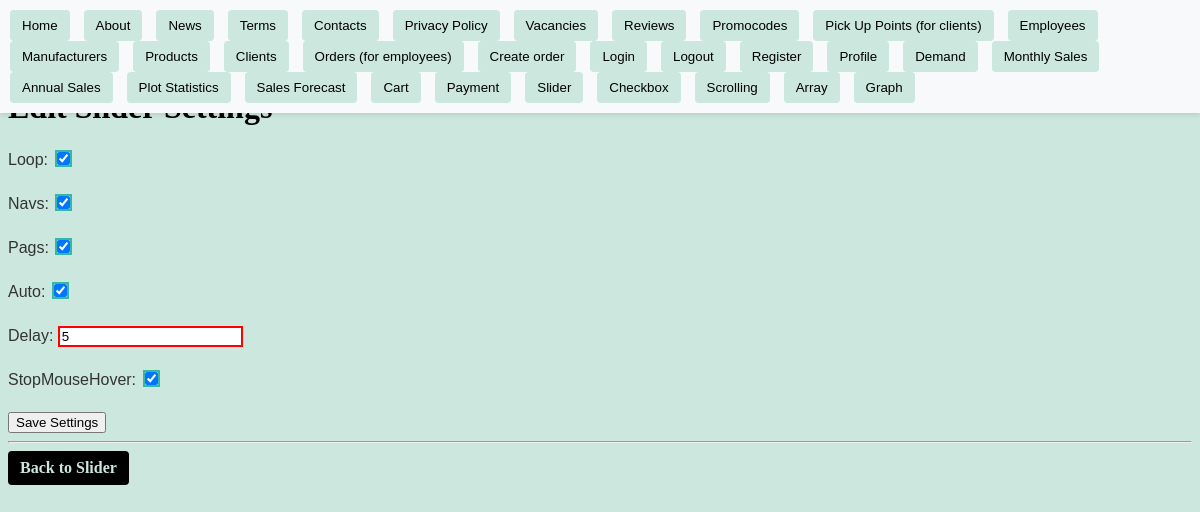
Page /slider/settings/ on the earlier database version.
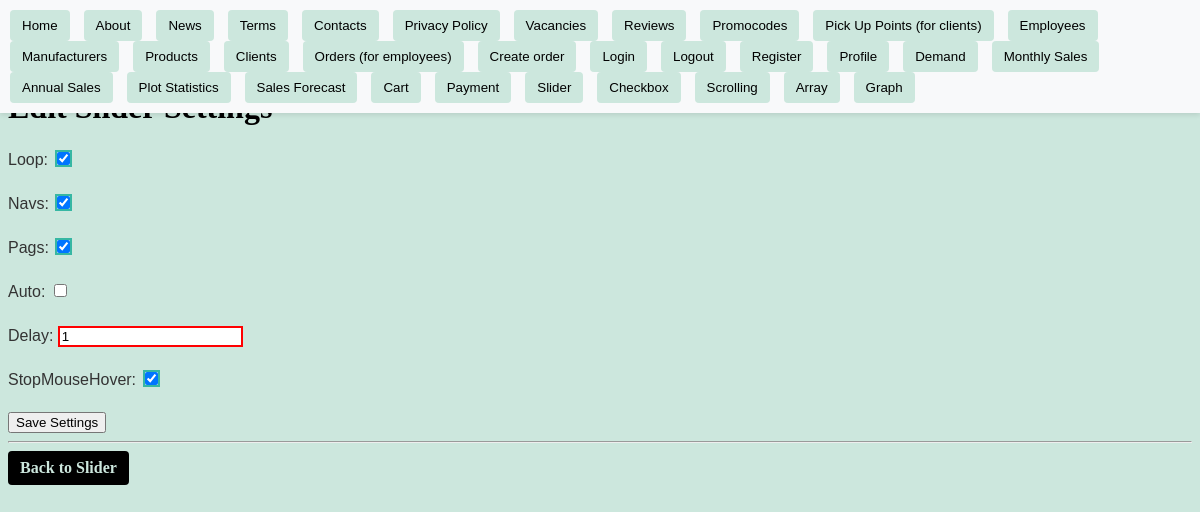
Same page on the later database version.
### store/models.py (models this page shows, shortened)
class SliderSettings(models.Model):
    loop = models.BooleanField(default=True)
    navs = models.BooleanField(default=True)
    pags = models.BooleanField(default=True)
    auto = models.BooleanField(default=True)
    delay = models.IntegerField(default=5)  # in seconds
    stopMouseHover = models.BooleanField(default=True)

### store/views/pages_views.py (the view)
# urls.py: path("slider/settings/", slider_settings_view, name="slider_settings"),
def slider_settings_view(request):
    settings = SliderSettings.objects.first()
    if request.method == "POST":
        form = SliderSettingsForm(request.POST, instance=settings)
        if form.is_valid():
            form.save()
            return redirect("slider")
    else:
        form = SliderSettingsForm(instance=settings)
    return render(request, "pages/slider_settings.html", {"form": form})

### store/forms.py
class SliderSettingsForm(forms.ModelForm):
    class Meta:
        model = SliderSettings
        fields = ["loop", "navs", "pags", "auto", "delay", "stopMouseHover"]

### store/templates/pages/slider_settings.html (shortened to what this page needs)
{% extends "base.html" %}
{% block content%}
    <h1>Edit Slider Settings</h1>
    <form method="post">
        {{ form.as_p }}
        <button type="submit">Save Settings</button>
    </form>
    <hr>
    <a href="{% url 'slider' %}" style="display: inline-block; padding: 8px 12px; color: #cce7dd; background-color: black; border-radius: 4px; text-decoration: none; font-weight: bold;">Back to Slider</a>
{% endblock content %}

Differences in the rows shown:
added SliderSettings: loop "☑", navs "☑", pags "☑", delay "1", stopMouseHover "☑"
Other differences:
form field loop: "☑" → (not shown)
form field navs: "☑" → (not shown)
form field pags: "☑" → (not shown)
form field auto: "☑" → (not shown)
form field delay: "5" → (not shown)
form field stopMouseHover: "☑" → (not shown)
